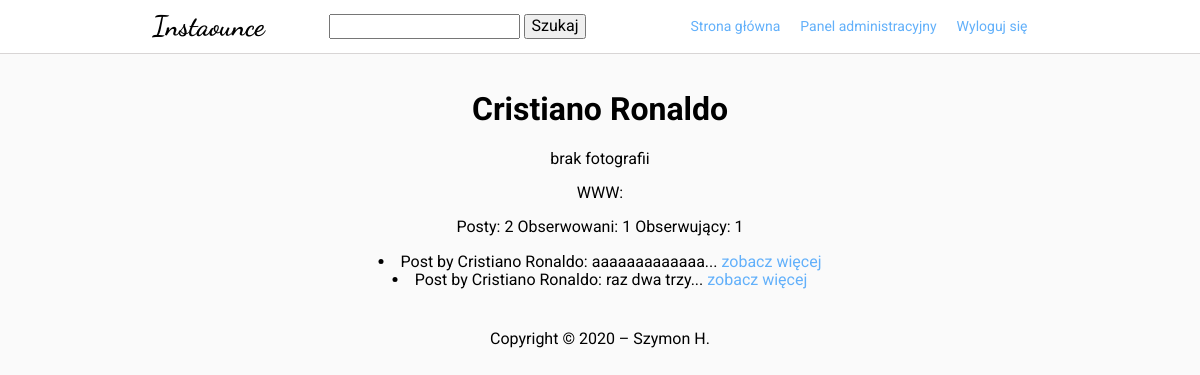
The page /user/2 on the database as committed earlier.
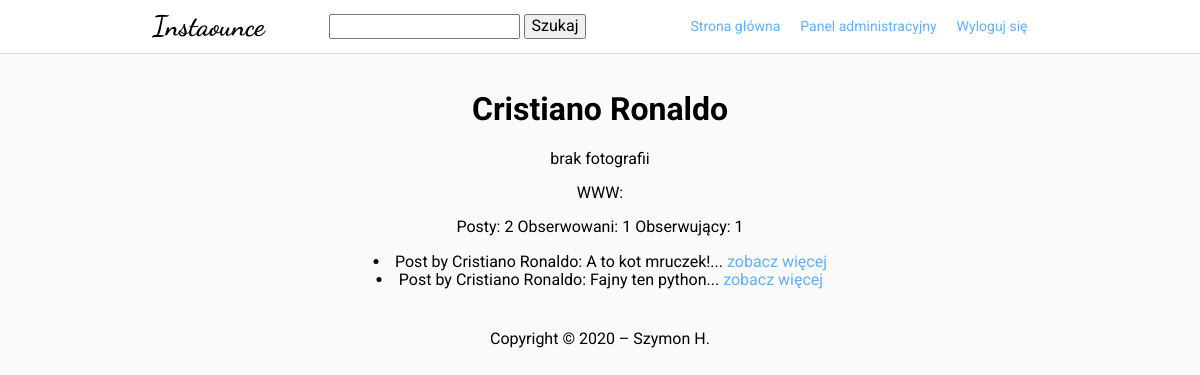
The same page on the database as committed later.
### photos/models.py (models this page shows, shortened)
class User(AbstractBaseUser, PermissionsMixin):
    USERNAME_FIELD = "email"
    REQUIRED_FIELDS = [
        "firstname",
        "lastname",
    ]
    email = models.EmailField(unique=True)
    firstname = models.CharField(max_length=100)
    lastname = models.CharField(max_length=100)
    profile_photo = models.ImageField(upload_to="profile_photos/", blank=True)
    description = models.TextField(blank=True)
    website = models.URLField(default="", blank=True)
    following = models.ManyToManyField(
        "self", symmetrical=False, related_name="followers", blank=True
    )
    is_superuser = models.BooleanField(default=False)
    objects = UserManager()
    def get_full_name(self):
        return f"{self.firstname} {self.lastname}"
    def __str__(self):
        return self.get_full_name()

class Post(models.Model):
    user = models.ForeignKey(User, on_delete=models.PROTECT)
    created_timestamp = models.DateTimeField(auto_now_add=True)
    last_modified_timestamp = models.DateTimeField(auto_now=True, null=True)
    content = models.CharField(max_length=400)
    image = models.ImageField(
        upload_to="posts/", width_field="image_width", height_field="image_height"
    )
    image_width = models.PositiveIntegerField(default=0)
    image_height = models.PositiveIntegerField(default=0)
    class Meta:
        ordering = ["-created_timestamp"]
    def __str__(self):
        return f"Post by {self.user}: {self.content[:50]}..."

### photos/views.py (the view)
# urls.py: path("user/<int:pk>", views.UserView.as_view(), name="user"),
class UserView(DetailView):
    template_name = "photos/user.html"
    context_object_name = "user"
    queryset = User.objects.all().prefetch_related(
        Prefetch("post_set", queryset=Post.objects.select_related("user"))
    )
    def get_context_data(self, **kwargs):
        context = {
            "title": self.object,
        }
        return super().get_context_data(**context)

### photos/templates/photos/user.html (shortened to what this page needs)
{% extends 'base.html' %}
{% block main %}
<h1>{{ user }}</h1>
{% if user.profile_photo %}
<img src="{{ user.profile_photo.url }}" alt="Profile photo of {{ user }}">
{% else %}
brak fotografii
{% endif %}
<p>WWW: {{ user.website|urlize }}</p>
<p>
    Posty: {{ user.post_set.count }}
    Obserwowani: {{ user.following.count }}
    Obserwujący: {{ user.followers.count }}
</p>
{% for post in user.post_set.all %}
{% include "includes/card.html" with post=post show_user=False %}
{% endfor %}
{% endblock %}

### photos/templates/base.html (shortened to what this page needs)
{% load static %}
<!DOCTYPE html>
<html lang="en">
<head>
    <link rel="stylesheet" href="../static/photos/modern-normalize.css">
    <link rel="stylesheet" type="text/css" href="{% static 'photos/main.css' %}">
    <link rel="stylesheet" href="https://cdnjs.cloudflare.com/ajax/libs/font-awesome/5.14.0/css/all.min.css" />
</head>
<body>
    <div class="header">
        <div class="header-inside">
            <h1>Instaounce</h1>
            <form action="{% url 'photos:search' %}" method="GET">
                <input type="search" name="q">
                <button type="submit">Szukaj</button>
            </form>
            <nav>
                <ul>
                    <li><a href="{% url 'photos:index' %}">Strona główna</a></li>
                    <li><a href="{% url 'admin:index' %}">Panel administracyjny</a></li>
                    <li><a href="{% url 'logout' %}">Wyloguj się</a></li>
                </ul>
            </nav>
        </div>
    </div>
    <div class="main-box">
        <main>{% block main %}{% endblock %}</main>
        <footer>
            <p>Copyright &copy; 2020 &ndash; Szymon H.</p>
        </footer>
    </div>
</body>
</html>

### photos/templates/includes/card.html
<li class="post-on-feed">{{ post }}
    <a href="{% url 'photos:post' post.pk %}">
        zobacz więcej
    </a>
</li>

### photos/static/photos/main.css (style rules this page uses)
body { background-color: #e0dfdf23; font-family: 'Roboto', sans-serif; }
a { outline: none; }
.main-box { padding: 70px 20px 0; max-width: 935px; width: calc(100% - 40px); min-height: 100vh; display: flex; flex-direction: column; text-align: center; position: relative; top: 0; left: 50%; transform: translateX(-50%); }
.header { display: flex; justify-content: center; align-items: center; height: 54px; width: 100%; background-color: rgba(var(--d87, 255, 255, 255), 1); border-bottom: 1px solid #d8d5d5; position: fixed; top: 0; left: 0; z-index: 100; }
.header .header-inside { padding: 0 20px; max-width: 935px; width: 100%; display: flex; justify-content: space-between; align-items: center; }
.header .header-inside h1 { font-family: 'Dancing Script', cursive; font-weight: 700; font-size: 28px; }
.header .header-inside nav ul { list-style: none; display: flex; }
.header .header-inside nav ul li a { color: #62b0fa; font-family: 'Roboto', sans-serif; text-decoration: none; font-size: 14px; padding-right: 20px; }
.main-box footer p { position: relative; padding-top: 40px; margin: 0 0 20px; bottom: 0; left: 50%; transform: translateX(-50%); }
.post-on-feed a { color: #62b0fa; text-decoration: none; }

Rows that differ between the two databases and show on the page:
changed Post: user+content "Post by Cristiano Ronaldo: aaaaaaaaaaaaa..." → "Post by Cristiano Ronaldo: A to kot mruczek!..."
changed Post: user+content "Post by Cristiano Ronaldo: raz dwa trzy..." → "Post by Cristiano Ronaldo: Fajny ten python..."
